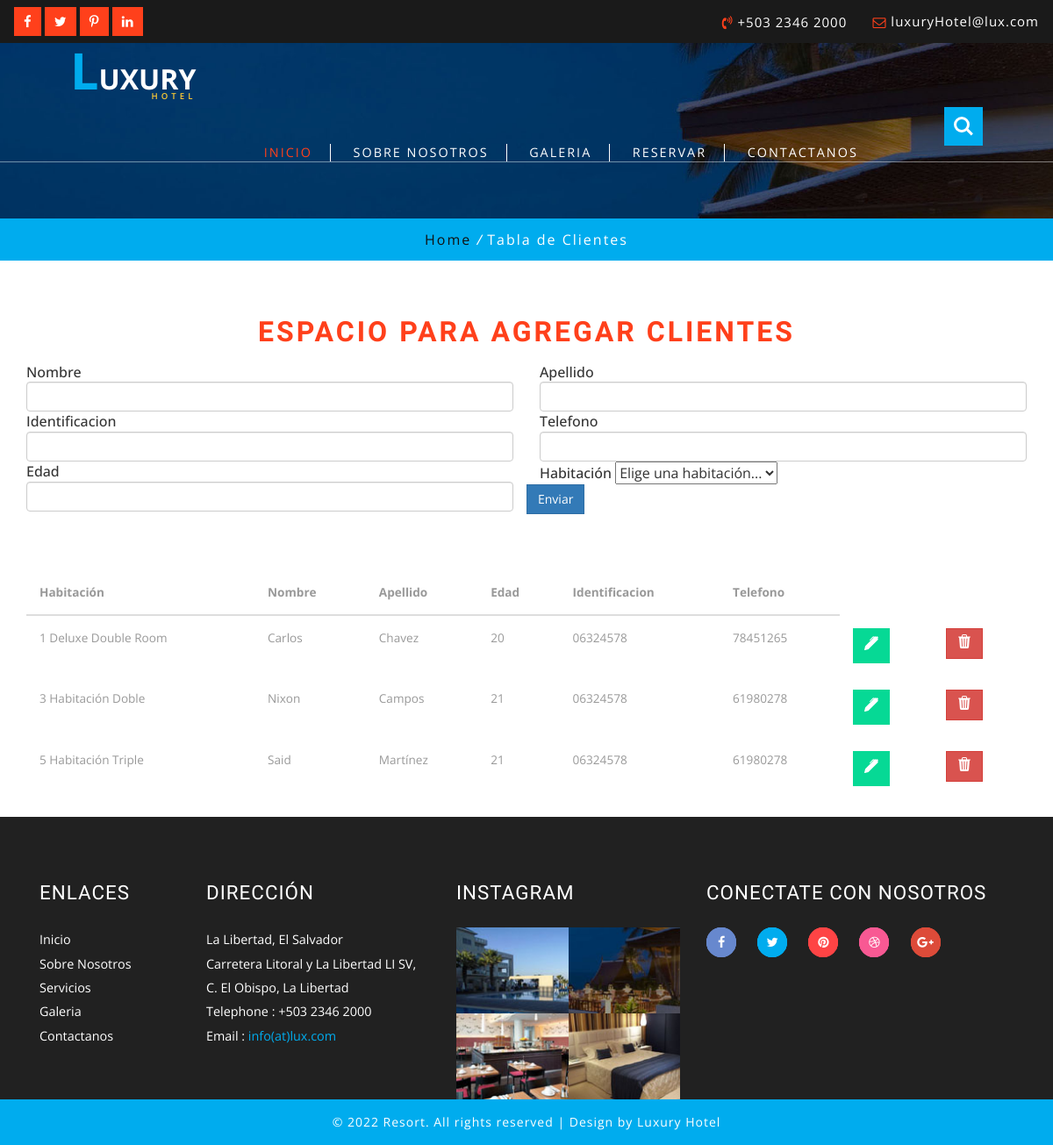
/hotel/mostrarclientes/, run on the app's committed database.
### Hotel_app/models.py (models this page shows, shortened)
class tblcliente(models.Model):#######CLIENTE
    habitacion_id = models.ForeignKey(tblhabitacion, on_delete = models.CASCADE)
    nombre = models.CharField(max_length=200)
    apellido = models.CharField(max_length=200)
    edad = models.IntegerField(default='0')
    identificacion = models.CharField(max_length=20)
    telefono = models.CharField(max_length=15)

class tblhabitacion(models.Model):#######HABITACION
    hotel_id = models.ForeignKey(tblhotel, on_delete = models.CASCADE)
    tipo_habitacion_id = models.ForeignKey(tbltipo_habitacion, on_delete = models.CASCADE)
    piso = models.CharField(max_length=10)
    telefono = models.CharField(max_length=15)
    disponibilidad = models.BooleanField()
    def __str__(self):
        return str(f'{self.id} {self.tipo_habitacion_id}')

class tbltipo_habitacion(models.Model):
    nombre_tipo_habitacion = models.CharField(max_length=200)
    cant_camas = models.IntegerField()
    def __str__(self):
        return str(self.nombre_tipo_habitacion)

### Hotel_app/views.py (the view)
# urls.py: path('mostrarclientes/', adminclientes),
def adminclientes(request):
    listacli = tblcliente.objects.all()
    return render(request,'mostrarclientes.html', {"cliente":listacli})

### Hotel_app/Templates/mostrarclientes.html (shortened to what this page needs)
{%load static%}
<!DOCTYPE html>
<html>
<head>
<link href="{%static 'lib/web/css/bootstrap.css'%}" rel="stylesheet" type="text/css" media="all" />
<link rel="stylesheet" href="{%static 'lib/web/css/flexslider.css'%}" type="text/css" media="screen" property="" />
<link rel="stylesheet" type="text/css" href="{%static 'lib/web/css/zoomslider.css'%}" />
<link rel="stylesheet" type="text/css" href="{%static 'lib/web/css/style.css'%}" />
<link href="{%static 'lib/web/css/font-awesome.css'%}" rel="stylesheet">
</head>
<body>
  <div class="w3layouts-top-strip">
			<div class="top-srip-agileinfo">
				<div class="w3ls-social-icons text-left">
					<a class="facebook" href="#"><i class="fa fa-facebook"></i></a>
					<a class="twitter" href="#"><i class="fa fa-twitter"></i></a>
					<a class="pinterest" href="#"><i class="fa fa-pinterest-p"></i></a>
					<a class="linkedin" href="#"><i class="fa fa-linkedin"></i></a>
				</div>
				<div class="agileits-contact-info text-right">
					<ul>
						<li><i class="fa fa-volume-control-phone" aria-hidden="true"></i> +503 2346 2000</li>
						<li><i class="fa fa-envelope-o" aria-hidden="true"></i> <a href="mailto:luxuryHotel@lux.com">luxuryHotel@lux.com</a></li>
					</ul>
				</div>
				<div class="clearfix"></div>
			</div>
		</div>
	<div id="demo-1" class="banner-inner">
        {%include 'header.html'%}
		</div>
		 </div>
	<div class="w3_breadcrumb">
	<div class="breadcrumb-inner">
			<ul>
				<li><a href="http://127.0.0.1:8000/hotel/index/">Home</a> <i>/</i></li>
				<li>Tabla de Clientes </li>
			</ul>
		</div>
	</div>
<div class="w3_content_agilleinfo_inner">
		<div class="container">
			<h2 class="w3l-inner-h-title">Espacio para agregar clientes</h2>
				<form class="row g-3">
					<div class="col-md-6">
					  <label for="inputEmail4" class="form-label">Nombre</label>
					  <input type="text" class="form-control" id="inputnombre">
					</div>
					<div class="col-md-6">
					  <label for="inputPassword4" class="form-label">Apellido</label>
					  <input type="text" class="form-control" id="inputapellido">
					</div>
					<div class="col-md-6">
						<label for="inputEmail4" class="form-label">Identificacion</label>
						<input type="text" class="form-control" id="inputnombre">
					  </div>
					  <div class="col-md-6">
						<label for="inputPassword4" class="form-label">Telefono</label>
						<input type="text" class="form-control" id="inputapellido">
					  </div>
					<div class="col-md-6">
					  <label for="inputZip" class="form-label">Edad</label>
					  <input type="number" class="form-control" id="inputZip">
					</div>
					<div class="col-md-6">
					  <label for="inputState" class="form-label">Habitación</label>
					  <select id="inputState" class="form-select">
						<option selected>Elige una habitación...</option>
					  </select>
					</div>
					<div class="col-12">
					  <button type="submit" class="btn btn-primary">Enviar</button>
					</div>
				  </form>
		</div>
	</div>
		<div class="container">
			<div class="col-6">
				<table class="table">
					<thead class="thead-dark">
						<tr>
							<th scope="col">Habitación</th>
							<th scope="col">Nombre</th>
							<th scope="col">Apellido</th>
							<th scope="col">Edad</th>
							<th scope="col">Identificacion</th>
							<th scope="col">Telefono</th>
						</tr>
					</thead>
					<tbody>
						{%for cli in cliente%}
						<tr>
							<td>{{cli.habitacion_id}}</td>
							<td>{{cli.nombre}}</td>
							<td>{{cli.apellido}}</td>
							<td>{{cli.edad}}</td>
							<td>{{cli.identificacion}}</td>
							<td>{{cli.telefono}}</td>
							<td><a href="/editcliente/{{cli.id}}" class="btn btn-warning">
							</a>
							</td>
							<td><a href= "/delcliente/{{cli.id}}" class="btn btn-danger">
							</a>
							</td>
						</tr>
						{%endfor%}
					</tbody>
				</table>
			</div>
		</div>
	{%include 'footer.html'%}
</body>
</html>

### data on the page
tblcliente: habitacion_id "1 Deluxe Double Room", nombre "Carlos", apellido "Chavez", edad "20", identificacion "06324578", telefono "78451265"
tblcliente: habitacion_id "3 Habitación Doble", nombre "Nixon", apellido "Campos", edad "21", identificacion "06324578", telefono "61980278"
tblcliente: habitacion_id "5 Habitación Triple", nombre "Said", apellido "Martínez", edad "21", identificacion "06324578", telefono "61980278"
